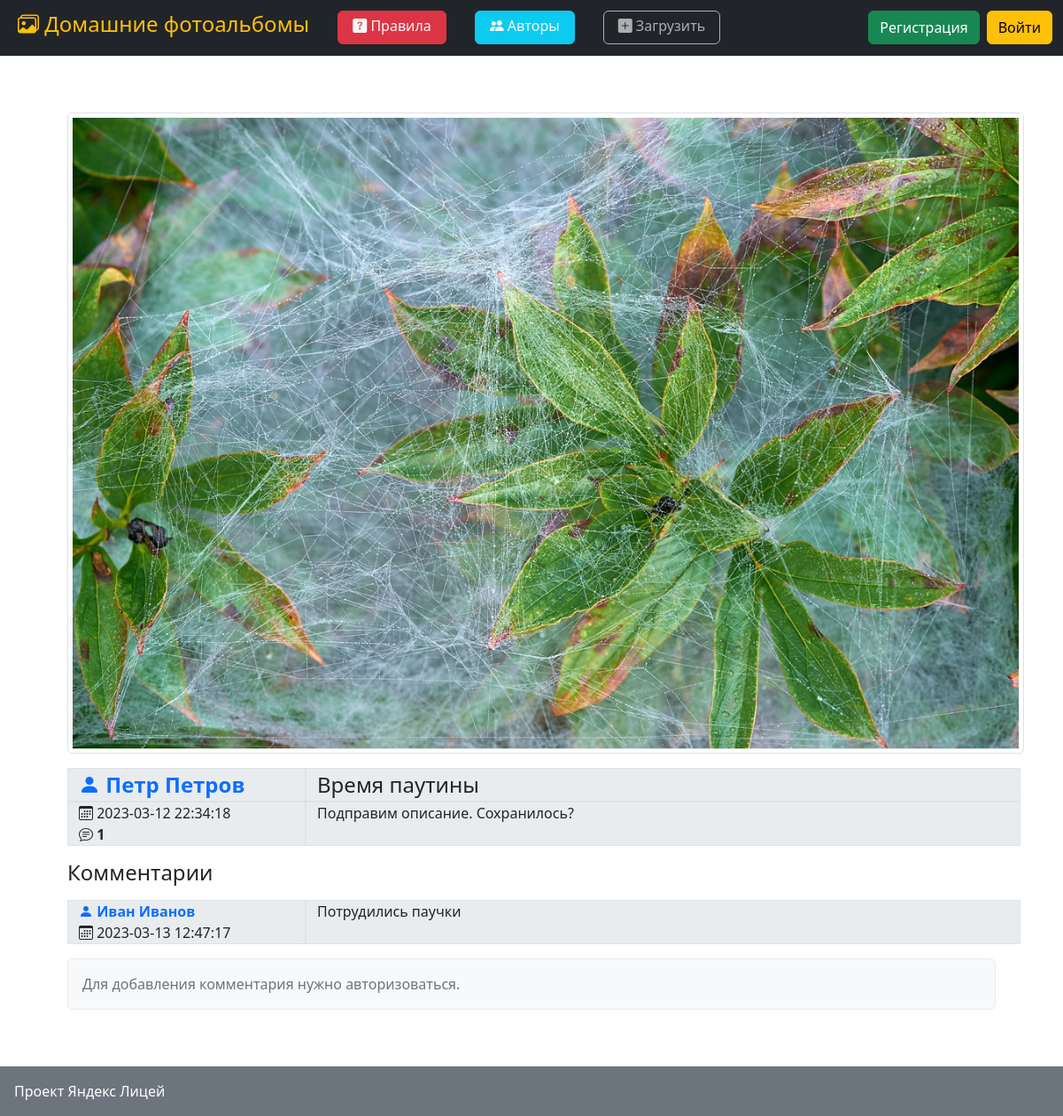
Screenshot of /picview/37 with the database file from the repository.
### data/pictures.py (models this page shows)
class Picture(SqlAlchemyBase):
    __tablename__ = 'pictures'
    def com_cnt(self):
        db_sess = db_session.create_session()
        return db_sess.query(Comment).filter(self.id == Comment.picture_id).count()
    id = sqlalchemy.Column(sqlalchemy.Integer, primary_key=True, autoincrement=True)
    filename = sqlalchemy.Column(sqlalchemy.String, nullable=True)
    title = sqlalchemy.Column(sqlalchemy.String, nullable=True)
    descr = sqlalchemy.Column(sqlalchemy.String, nullable=True)
    created_date = sqlalchemy.Column(sqlalchemy.DateTime, default=datetime.datetime.now().replace(microsecond=0))
    user_id = sqlalchemy.Column(sqlalchemy.Integer, sqlalchemy.ForeignKey("users.id"))
    user = orm.relationship('User')
    comments = orm.relationship("Comment", back_populates='picture')

### data/users.py (models this page shows, shortened)
class User(SqlAlchemyBase, UserMixin):
    __tablename__ = 'users'
    id = sqlalchemy.Column(sqlalchemy.Integer, primary_key=True, autoincrement=True)
    name = sqlalchemy.Column(sqlalchemy.String, nullable=True)
    about = sqlalchemy.Column(sqlalchemy.String, nullable=True)
    email = sqlalchemy.Column(sqlalchemy.String, index=True, unique=True, nullable=True)
    hashed_password = sqlalchemy.Column(sqlalchemy.String, nullable=True)
    created_date = sqlalchemy.Column(sqlalchemy.DateTime, default=datetime.datetime.now().replace(microsecond=0))
    last_date = sqlalchemy.Column(sqlalchemy.DateTime, default=datetime.datetime.now().replace(microsecond=0))
    status = sqlalchemy.Column(sqlalchemy.Integer, default=1)
    pictures = orm.relationship("Picture", back_populates='user')
    comments = orm.relationship("Comment", back_populates='user')

### data/comments.py (models this page shows)
class Comment(SqlAlchemyBase):
    __tablename__ = 'comments'
    id = sqlalchemy.Column(sqlalchemy.Integer,
                           primary_key=True, autoincrement=True)
    content = sqlalchemy.Column(sqlalchemy.String, nullable=True)
    created_date = sqlalchemy.Column(sqlalchemy.DateTime, default=datetime.datetime.now().replace(microsecond=0))
    user_id = sqlalchemy.Column(sqlalchemy.Integer, sqlalchemy.ForeignKey("users.id"))
    picture_id = sqlalchemy.Column(sqlalchemy.Integer, sqlalchemy.ForeignKey("pictures.id"))
    user = orm.relationship('User')
    picture = orm.relationship('Picture')

### main.py (the view, shortened to what this page needs)
@app.route('/picview/<int:pic_id>', methods=['GET', 'POST'])
def picview(pic_id=0):
    user_last_time_update()
    db_sess = db_session.create_session()
    pic = db_sess.query(Picture).filter(pic_id == Picture.id).first()
    if pic:
        form_com_add = CommentAddForm()
        form_pic_edit = PictureEditForm()
        form_pic_del = PictureDelForm()
        form_com_del = CommentDelForm()
        if request.method == "GET":
            form_pic_edit.title.data = pic.title
            form_pic_edit.descr.data = pic.descr
        if form_pic_edit.validate_on_submit() and form_pic_edit.title.data:
            pic.title = form_pic_edit.title.data
            pic.descr = form_pic_edit.descr.data
            db_sess.commit()
        if form_com_del.validate_on_submit() and form_com_del.com_id.data:
            com = db_sess.query(Comment).filter(Comment.id == form_com_del.com_id.data).first()
            if com and current_user.id in [pic.user_id, com.user_id]:
                db_sess.delete(com)
                db_sess.commit()
        return render_template('picview.html', pic=pic, form_com_add=form_com_add, form_com_del=form_com_del,
                               form_pic_del=form_pic_del, form_pic_edit=form_pic_edit)
    db_sess.close()
    abort(404)

### data/db_session.py (called while the page is built)
def create_session() -> Session:
    global __factory
    return __factory()

### main.py (called while the page is built)
def user_last_time_update():
    if current_user.is_authenticated:
        db_sess = db_session.create_session()
        user = db_sess.query(User).filter(User.id == current_user.id).first()
        if user:
            user.last_date = datetime.now().replace(microsecond=0)
            db_sess.commit()
        db_sess.close()

### templates/picview.html (shortened to what this page needs)
{% extends "base.html" %}
{% block content %}
<div class="container-fluid">
    <img class="img-thumbnail m-3" src="/static/photos/{{pic.filename}}">
    <div class="row ms-3">
        <div class="col-3 border bg-body-secondary">
            <a href="/index/{{pic.user.id}}" class="text-decoration-none fs-4"><i class="bi-person-fill" role="img"></i>
                <b>{{pic.user.name}}</b></a>
        </div>
        <div class="col-9 border bg-body-secondary fs-4">{{pic.title}}</div>
    </div>
    <div class="row ms-3">
        <div class="col-3 border bg-body-secondary">
            <i class="bi-calendar3" role="img"></i> {{pic.created_date}}<br>
            <i class="bi-chat-text" role="img"></i> <b>{{pic.com_cnt()}}</b>
        </div>
        <div class="col-9 border bg-body-secondary">{{pic.descr}}</div>
    </div>
    <h4 class="m-3">Комментарии</h4>
    {% for com in pic.comments%}
    <div class="row mb-3 ms-3">
        <div class="col-3 border bg-body-secondary">
            <a href="/index/{{com.user.id}}" class="text-decoration-none"><i class="bi-person-fill" role="img"></i> <b>{{com.user.name}}</b></a><br>
            <i class="bi-calendar3" role="img"></i> {{com.created_date}}<br>
        </div>
        <div class="col-9 border bg-body-secondary">{{com.content}}</div>
    </div>
    {% endfor %}
    {% if current_user.is_authenticated %}
    <button type="button" class="btn btn-success m-3" data-bs-toggle="modal" data-bs-target="#addCommentModal">
        <i class="bi-chat-text" role="img"></i> Написать комментарий
    </button>
    <div class="modal fade" id="addCommentModal" tabindex="-1" aria-labelledby="addCommentModalLabel"
         aria-hidden="true">
        <div class="modal-dialog modal-lg modal-dialog-centered">
            <div class="modal-content">
                <div class="modal-header">
                    <h1 class="modal-title fs-5" id="addCommentModalLabel">Комментарий к фотографии</h1>
                    <button type="button" class="btn-close" data-bs-dismiss="modal" aria-label="Закрыть"></button>
                </div>
                <form action="" method="post">
                    {{ form_com_add.hidden_tag() }}
                    <div class="modal-body">
                        <div class="mb-3">
                            {{ form_com_add.content(class="form-control") }}
                        </div>
                        <div class="d-grid gap-2 d-md-flex justify-content-md-end">
                            {{ form_com_add.submit(type="submit", class="btn btn-primary") }}
                        </div>
                    </div>
                </form>
            </div>
        </div>
    </div>
    {% else %}
    <div class="alert alert-secondary m-3">
        Для добавления комментария нужно авторизоваться.
    </div>
    {% endif %}
</div>
{% endblock %}

### rows the page displays
Picture: filename (picture), title "Время паутины", created_date "2023-03-12 22:34:18", descr "Подправим описание. Сохранилось?"
User: user.name "Петр Петров"
Comment: user.name "Иван Иванов", created_date "2023-03-13 12:47:17", content "Потрудились паучки"

### other values shown
{{ pic.com_cnt() }} "1"
